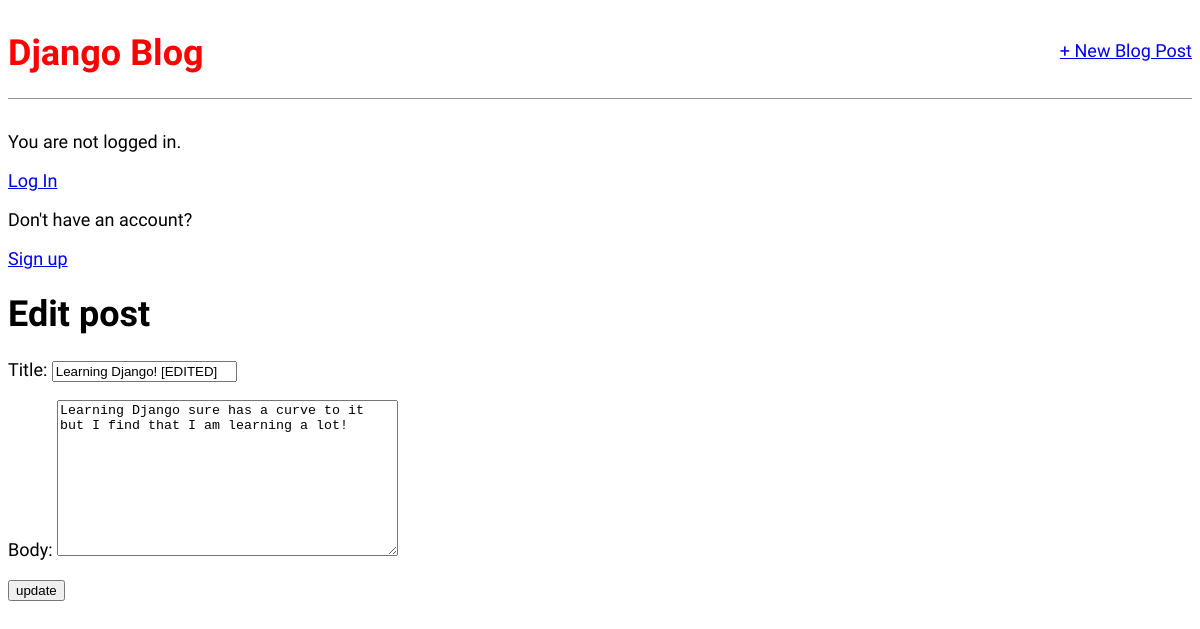
The app's page /post/1/edit/ with its own data.
### blog/models.py (models this page shows, shortened)
class Post(models.Model):
    title = models.CharField(max_length=200)
    author = models.ForeignKey(
        'auth.User',
        on_delete=models.CASCADE,
    )
    body = models.TextField()

### blog/views.py (the view)
# urls.py: path('post/<int:pk>/edit/', BlogUpdateView.as_view(), name='post_edit'),
class BlogUpdateView(UpdateView):
    model = Post
    template_name = 'post_edit.html'
    fields = ['title', 'body']

### templates/post_edit.html
<!DOCTYPE html>
{% extends 'base.html' %}
{% block content %}
    <h1>Edit post</h1>
    <form action="" method='post'>{% csrf_token %}
        {{ form.as_p }}
    <input type="submit" value="update" />
</form>
{% endblock content %}

### static/css/base.css (style rules this page uses)
body { font-family: 'Source Sans Pro', sans-serif; font-size: 18px; }

### records on screen
Post: title "Learning Django! [EDITED]", body "Learning Django sure has a curve to it but I find that I am learning a lot!"
